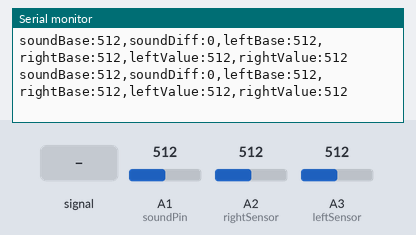
A sketch run on a simulated Arduino Uno, built with avr-gcc and run on an emulated ATmega328P. Shown: the last lines printed to the serial monitor. The inputs (shaded band) are chosen by the test bench; at power-on: A1 (soundPin) = 512, A2 (rightSensor) = 512, A3 (leftSensor) = 512.

Above: at 1.2 s.
1.3 s: A1 (soundPin) fed a 200 Hz sine of ±81 counts around its level
At 1.31 s:
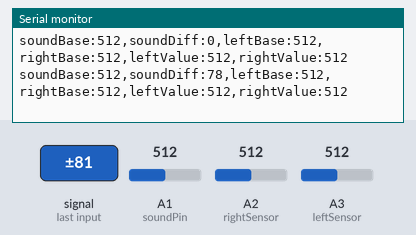
2.8 s: A1 (soundPin) set to 716
At 2.81 s:
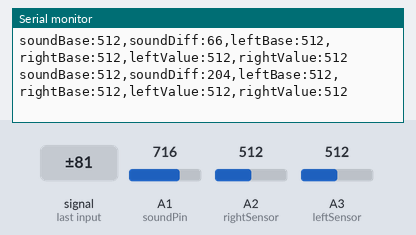
4.3 s: A2 (rightSensor) set to 716
At 4.31 s:
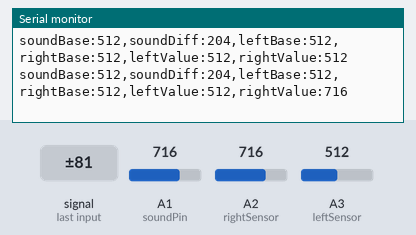
5.8 s: A3 (leftSensor) set to 716
At 5.81 s:
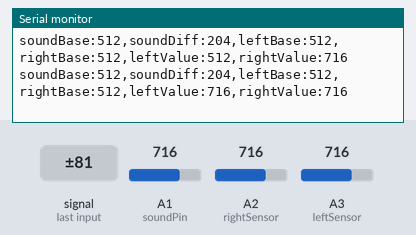
7.3 s: A1 (soundPin) fed a 1000 Hz sine of ±255 counts around its level
At 7.31 s:
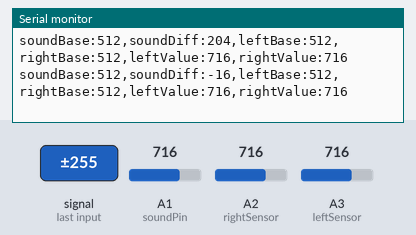
8.8 s: A1 (soundPin) set to 900
At 8.81 s:
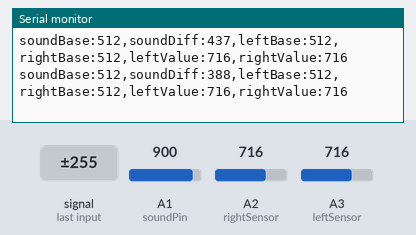
Timing chart, 0 to 11.3 s (numbered marks = the images above; inputs shaded):
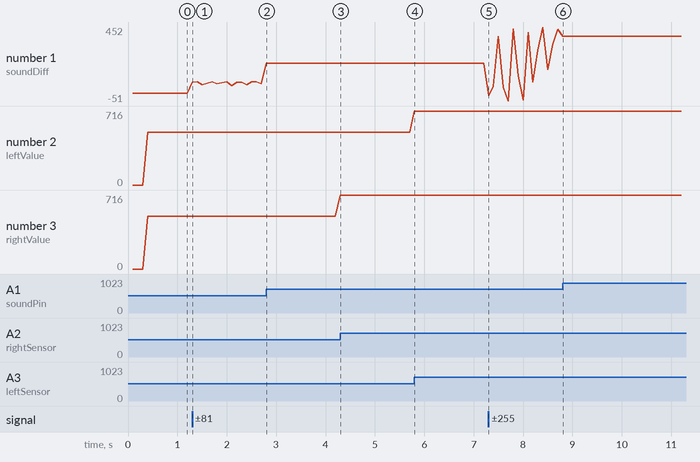

The sketch:

ranger_calibration_exemple.ino
```cpp
unsigned long currentTime = 0;

enum State {BOOTING, CALIBRATION, NORMAL, MAX_STATE};

State currentState = BOOTING;

byte soundPin = A1;
unsigned long soundSum = 0;
int soundSamples = 1024;
int soundBase = 0;
int soundSampleCount = 0;
bool soundDone = false;

int soundDiff = 0;

byte leftSensor = A3;
byte rightSensor = A2;
unsigned long leftSum = 0;
unsigned long rightSum = 0;
int leftBase = 0;
int rightBase = 0;
int lightSampleCount = 0;
int lightSamples = 1024;
bool lightDone = false;
int leftVal = 0;
int rightVal = 0;

unsigned long serialPrintPrevious = 0;
int serialPrintInterval = 100;

void calibrate() {
  calibrate_sound();
  calibrate_light();

  if (lightDone && soundDone) {
    currentState = NORMAL;
  }
}

void calibrate_sound() {
  if (soundDone) return;

  soundSum += analogRead(soundPin);
  soundSampleCount++;

  if (soundSampleCount >= soundSamples) {
    soundBase = soundSum >> 10; // Division par 1024
    soundDone = true;
  }
}

void calibrate_light() {
  if (lightDone) return;

  leftSum += analogRead(leftSensor);
  rightSum += analogRead(rightSensor);

  lightSampleCount++;

  if (lightSampleCount >= lightSamples) {
    leftBase = leftSum / lightSampleCount;
    rightBase = rightSum / lightSampleCount;
    lightDone = true;
  }
}

void calibrate_enter() {
  currentState = CALIBRATION;
  soundSum = 0;
  soundSampleCount = 0;
  soundBase = 0;

  leftSum = 0;
  rightSum = 0;
  leftBase = 0;
  rightBase = 0;
  lightSampleCount = 0;

  lightDone = false;
  soundDone = false;
}

void lightTest() {
  leftVal = analogRead(leftSensor);
  rightVal = analogRead(rightSensor);
}

void soundTest() {
  soundDiff = analogRead(soundPin) - soundBase;

}

void run() {
 soundTest();
 lightTest();
}

void setup() {
  Serial.begin(115200);

  calibrate_enter();
}

void loop() {
  currentTime = millis();
  // put your main code here, to run repeatedly:

  switch (currentState) {
    case CALIBRATION:
      calibrate();
      break;
    case NORMAL:
      run();
      break;
  }

  serialPrintTask();

}

void serialPrintTask() {
  if (currentTime - serialPrintPrevious < serialPrintInterval) return;

  serialPrintPrevious = currentTime;

  Serial.print("soundBase:");
  Serial.print(soundBase);
  Serial.print(",soundDiff:");
  Serial.print(soundDiff);
  Serial.print(",leftBase:");
  Serial.print(leftBase);
  Serial.print(",rightBase:");
  Serial.print(rightBase);
  Serial.print(",leftValue:");
  Serial.print(leftVal);
  Serial.print(",rightValue:");
  Serial.println(rightVal);
}
```

Measured:
- after the input at 1.3 s, the serial monitor: prints a new line at once (image 1)
- after the input at 2.8 s, the serial monitor: prints a new line at once (image 2)
- after the input at 4.3 s, the serial monitor: prints a new line at once (image 3)
- after the input at 5.8 s, the serial monitor: prints a new line at once (image 4)
- after the input at 7.3 s, the serial monitor: prints a new line at once (image 5)
- after the input at 8.8 s, the serial monitor: prints a new line at once (image 6)
- plotted number 1: 0 → 66 after the input at 1.3 s, 66 → 204 after the input at 2.8 s, 204 → 437 after the input at 7.3 s, 437 → 388 after the input at 8.8 s
- plotted number 3: 512 → 716 after the input at 4.3 s
